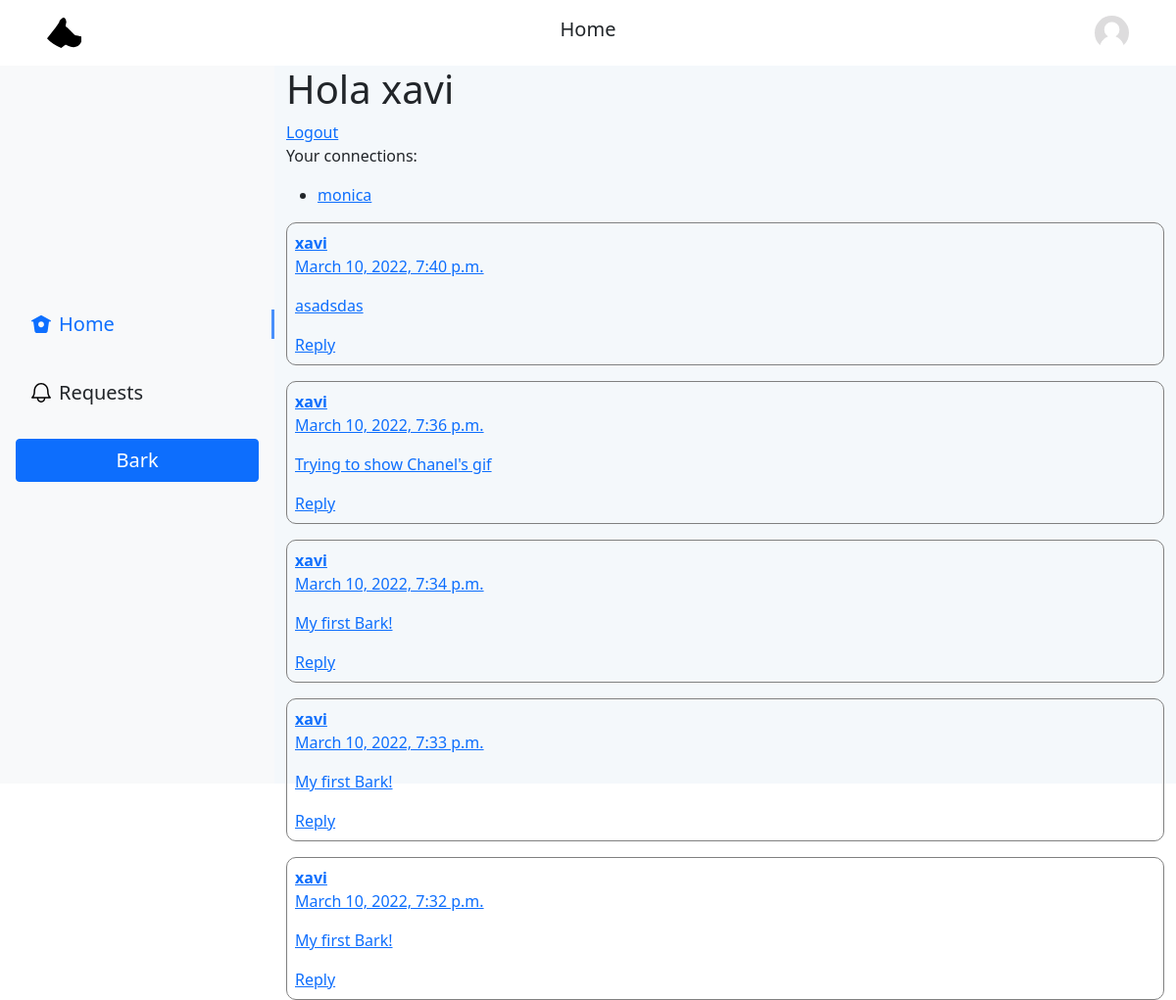
The app's page /home/ (signed in), older data.
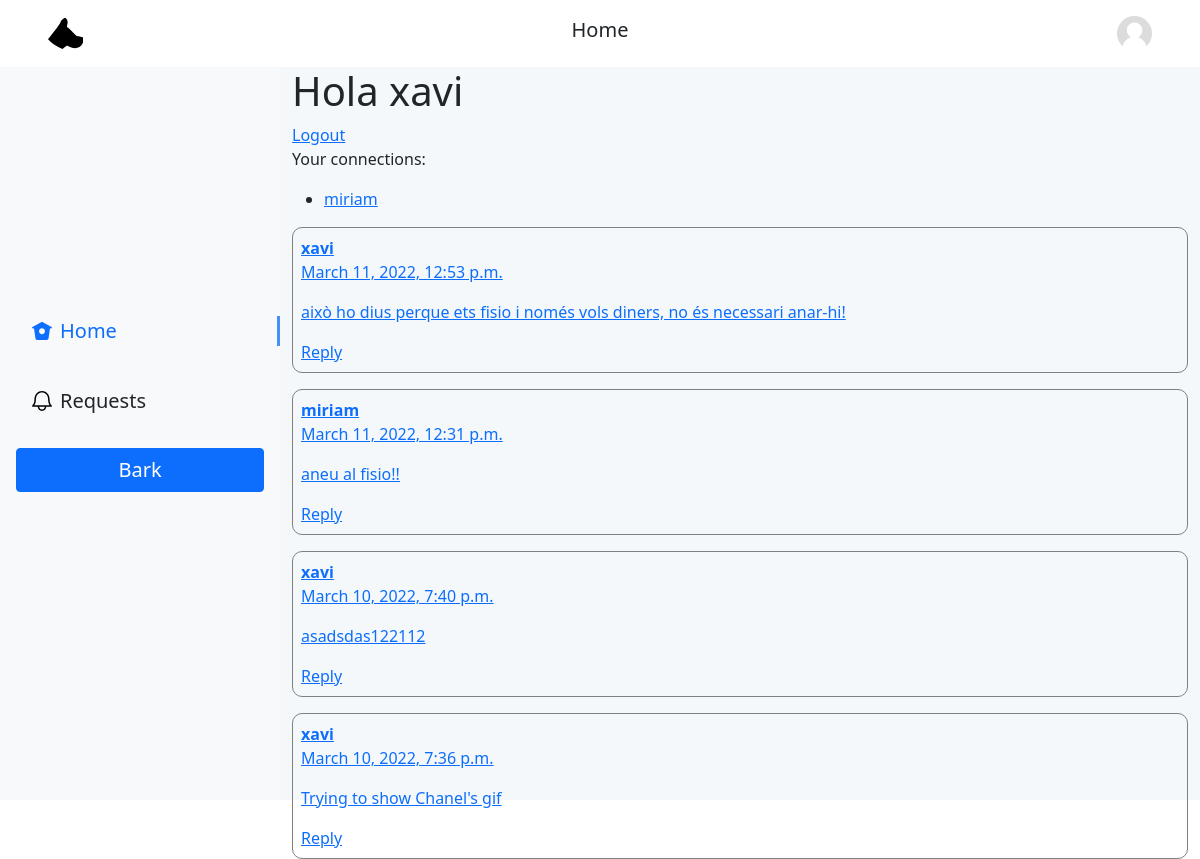
The same page, newer data.
### BarkerApp/models.py (models this page shows, shortened)
class Profile(models.Model):
	user = models.OneToOneField(User, on_delete=models.CASCADE, primary_key=True)
	bio = models.CharField(max_length=160)
	avatar = models.ImageField(upload_to="profiles_avatar/",blank=True, null=True)
	connected_profiles = models.ManyToManyField("self", blank=True)
	def __str__(self) -> str:
		return self.user.username
	def get_absolute_url(self):
		return reverse('profile', kwargs={'username':self})

class Bark(models.Model):
	reply_to = models.ForeignKey("self", blank=True, null=True, on_delete=models.SET_NULL, related_name='parent_bark')
	author = models.ForeignKey(Profile, null=True, on_delete=models.SET_NULL)
	text = models.TextField(max_length=280)
	media = models.ImageField(upload_to="barks_media/", null=True, blank=True)
	date = models.DateTimeField(default=datetime.now)
	replies = models.ManyToManyField("self", blank=True, symmetrical=False)

### BarkerApp/views.py (the view)
# urls.py: path('home/', views.home_view, name='home'),
@login_required(login_url='/accounts/login/')
def home_view(request):
    connections = request.user.profile.connected_profiles.all()
    barks = []
    for profile in connections:
        barks += Bark.objects.filter(author=profile)
    barks += Bark.objects.filter(author=request.user.profile)
    barks.sort(key=lambda x: x.date, reverse=True)
    context = {
        'user': request.user,
        'connections': connections,
        'barks': barks
    }
    return render(request, 'home.html', context)

### BarkerApp/templates/home.html
{% extends "base.html" %}
{% block body %}
<h1>Hola {{user}}</h1>
<a href="{% url 'logout' %}">Logout</a>
<p>Your connections:</p>
<ul>
	{% for profile in connections %}
	<li><a href="{{ profile.get_absolute_url }}">{{profile}}</a></li>
	{% endfor %}
</ul>
{% for bark in barks %}
	{% with bark=bark template_name="bark/bark_component.html" %}
		{% include template_name %}
	{% endwith %}
{% endfor %}
{% endblock %}

### BarkerApp/templates/bark/bark_component.html (shortened to what this page needs)
<a href="/bark/{{bark.id}}">
  <div class="bark">
    <b>{{bark.author.user.username}}</b>
    <p>{{bark.date}}</p>
    <p>{{bark.text}}</p>
    <a class="reply" href="/reply_bark/{{bark.id}}">Reply</a>
  </div>
</a>

Row changes from the older to the newer data that the page shows:
removed Profile: user_id.username "monica"
removed Bark: author.user.username "xavi", date "March 10, 2022, 7:34 p.m.", text "My first Bark!"
removed Bark: author.user.username "xavi", date "March 10, 2022, 7:33 p.m.", text "My first Bark!"
removed Bark: author.user.username "xavi", date "March 10, 2022, 7:32 p.m.", text "My first Bark!"
added Profile: user_id.username "miriam"
added Bark: author.user.username "xavi", date "March 11, 2022, 12:53 p.m.", text "això ho dius perque ets fisio i només vols diners, no és necessari anar-hi!"
added Bark: author.user.username "miriam", date "March 11, 2022, 12:31 p.m.", text "aneu al fisio!!"
changed Bark: text "asadsdas" → "asadsdas122112"
